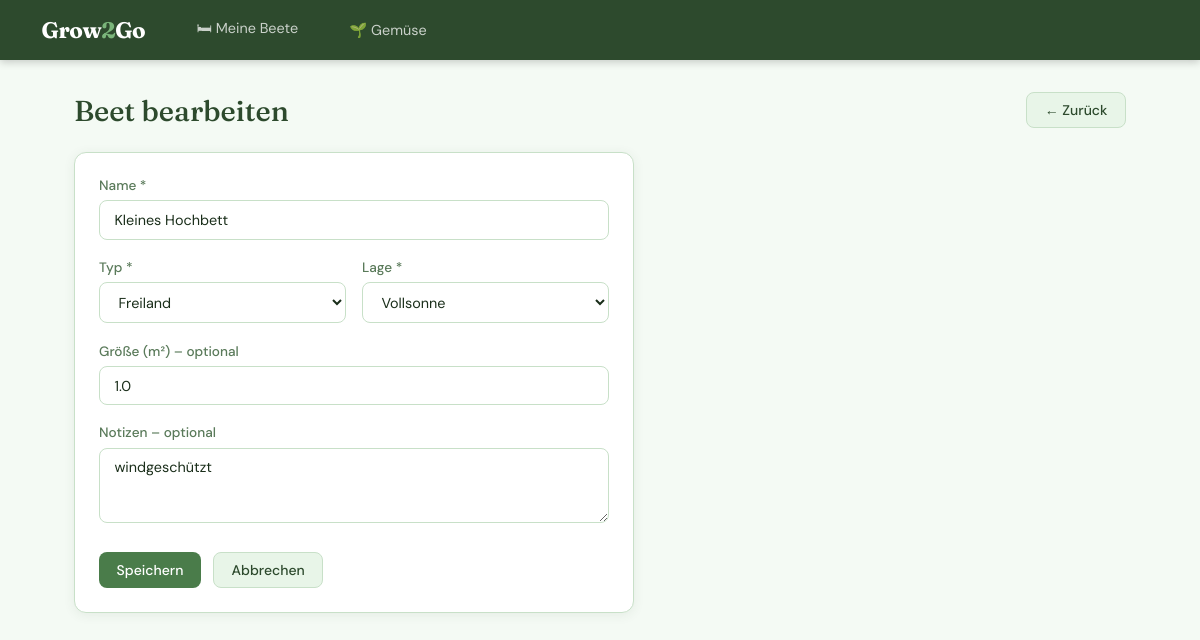
The app's page /beete/1/bearbeiten/ with its own data.
### garden/models.py (models this page shows, shortened)
class Bed(models.Model):
    class Location(models.TextChoices):
        FULL_SUN = "full_sun", "Vollsonne"
        PARTIAL_SHADE = "partial_shade", "Halbschatten"
        SHADE = "shade", "Schatten"
    class BedType(models.TextChoices):
        OUTDOOR = "outdoor", "Freiland"
        GREENHOUSE = "greenhouse", "Gewächshaus"
    name = models.CharField(max_length=100, verbose_name="Name")
    size_sqm = models.FloatField(null=True, blank=True, verbose_name="Größe (m²)")
    location = models.CharField(
        max_length=20,
        choices=Location.choices,
        default=Location.FULL_SUN,
        verbose_name="Lage",
    )
    bed_type = models.CharField(
        max_length=20,
        choices=BedType.choices,
        default=BedType.OUTDOOR,
        verbose_name="Typ",
    )
    notes = models.TextField(blank=True, verbose_name="Notizen")
    class Meta:
        verbose_name = "Gartenbeet"
        verbose_name_plural = "Gartenbeete"
        ordering = ["name"]

### garden/views.py (the view, shortened to what this page needs)
# urls.py: path("beete/<int:pk>/bearbeiten/", views.bed_edit, name="bed_edit"),
def bed_edit(request, pk):
    bed = get_object_or_404(Bed, pk=pk)
    return render(request, "garden/bed_form.html", {
        "title": "Beet bearbeiten",
        "bed": bed,
        "location_choices": Bed.Location.choices,
        "bed_type_choices": Bed.BedType.choices,
    })

### garden/templates/garden/bed_form.html (shortened to what this page needs)
{% extends "garden/base.html" %}
{% block content %}
<div class="page-header">
  <h1 class="page-title">{{ title }}</h1>
  <a href="{% url 'bed_list' %}" class="btn btn-secondary">← Zurück</a>
</div>
<div class="card" style="max-width:560px;">
  <form method="post">
    <div class="form-group">
      <label for="name">Name *</label>
      <input type="text" id="name" name="name" required
             value="{{ bed.name|default:'' }}" placeholder="z. B. Hochbeet Süd">
    </div>
    <div class="grid-2">
      <div class="form-group">
        <label for="bed_type">Typ *</label>
        <select id="bed_type" name="bed_type">
          {% for value, label in bed_type_choices %}
          <option value="{{ value }}"
            {% if bed and bed.bed_type == value %}selected{% endif %}>
            {{ label }}
          </option>
          {% endfor %}
        </select>
      </div>
      <div class="form-group">
        <label for="location">Lage *</label>
        <select id="location" name="location">
          {% for value, label in location_choices %}
          <option value="{{ value }}"
            {% if bed and bed.location == value %}selected{% endif %}>
            {{ label }}
          </option>
          {% endfor %}
        </select>
      </div>
    </div>
    <div class="form-group">
      <label for="size_sqm">Größe (m²) – optional</label>
      <input type="number" id="size_sqm" name="size_sqm" step="0.1" min="0"
             value="{{ bed.size_sqm|default:'' }}" placeholder="z. B. 4.5">
    </div>
    <div class="form-group">
      <label for="notes">Notizen – optional</label>
      <textarea id="notes" name="notes" rows="3"
                placeholder="z. B. windgeschützt, nahe Kompost">{{ bed.notes|default:'' }}</textarea>
    </div>
    <div style="display:flex; gap:0.75rem; margin-top:1.5rem;">
      <button type="submit" class="btn btn-primary">Speichern</button>
      <a href="{% url 'bed_list' %}" class="btn btn-secondary">Abbrechen</a>
    </div>
  </form>
</div>
{% endblock %}

### garden/templates/garden/base.html (style rules this page uses)
:root { --green-dark: #2d4a2d; --green-mid: #4a7c4a; --green-light: #7ab57a; --green-pale: #e8f5e8; --green-mist: #f4faf4; --earth: #8b6914; --earth-light: #f5efe0; --text: #1a2e1a; --text-muted: #5a7a5a; --white: #ffffff; --border: #c8e0c8; --shadow: 0 2px 12px rgba(45, 74, 45, 0.08); --radius: 12px; }
* { box-sizing: border-box; margin: 0; padding: 0; }
body { font-family: 'DM Sans', sans-serif; background: var(--green-mist); color: var(--text); min-height: 100vh; }
.card { background: var(--white); border-radius: var(--radius); border: 1px solid var(--border); box-shadow: var(--shadow); padding: 1.5rem; }
.btn { display: inline-flex; align-items: center; gap: 0.4rem; padding: 0.5rem 1.1rem; border-radius: 8px; font-family: 'DM Sans', sans-serif; font-size: 0.875rem; font-weight: 500; cursor: pointer; text-decoration: none; border: none; transition: all 0.15s; }
.btn-primary { background: var(--green-mid); color: white; }
.btn-secondary { background: var(--green-pale); color: var(--green-dark); border: 1px solid var(--border); }
.form-group { margin-bottom: 1.2rem; }
label { display: block; font-size: 0.85rem; font-weight: 500; color: var(--text-muted); margin-bottom: 0.4rem; }
input, select, textarea { width: 100%; padding: 0.6rem 0.9rem; border: 1px solid var(--border); border-radius: 8px; font-family: 'DM Sans', sans-serif; font-size: 0.9rem; color: var(--text); background: var(--white); transition: border 0.15s; }
.page-header { display: flex; align-items: center; justify-content: space-between; margin-bottom: 1.5rem; }
.page-title { font-family: 'Fraunces', serif; font-size: 1.8rem; font-weight: 500; color: var(--green-dark); }
.grid-2 { display: grid; grid-template-columns: 1fr 1fr; gap: 1rem; }

### records on screen
Bed: name "Kleines Hochbett", bed_type "Freiland", location "Vollsonne", size_sqm "1.0", notes "windgeschützt"

### other values on screen
{{ title }} "Beet bearbeiten"
